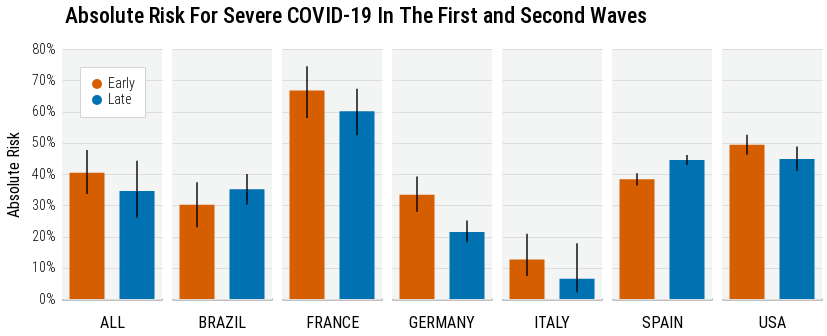

Source (notebook cell):
### Code cell
d = df.copy()

d = d[d.day == 0]

plot = alt.Chart(
    d
).mark_bar(
    size=35,
#     filled=True,
#     shape='diamond',
#     point=alt.OverlayMarkDef(filled=True, strokeWidth=4, opacity=0.7),
    opacity=1
).encode(
    x=alt.X("wave:N", title=None, axis=alt.Axis(labelAngle=0, tickCount=20, labels=False)),
    y=alt.Y("pp:Q", title='Absolute Risk', scale=alt.Scale(zero=False, clamp=True), axis=alt.Axis(labelAngle=0, tickCount=10, format='%')),
    color=alt.Color("wave:N", scale=alt.Scale(range=['#D45E00', '#0072B2']), title=None),
#     stroke=alt.Stroke("sig", scale=alt.Scale(domain=['p<0.05'], range=['black']), title='Significance')
).properties(
    width=100,
    height=250
)

guide = alt.Chart(
    pd.DataFrame({'baseline': [1, 1, 1, 1, 1, 1, 1], 'country': COUNTRY})
).mark_rule(color='gray', strokeDash=[3,3], opacity=0.5).encode(
    x=alt.X('baseline:Q')
)
    
tick = plot.mark_errorbar(
    opacity=0.7, color='black'
).encode(
    x=alt.X("wave:O", title='Days Since Admission'),
    y=alt.Y("ci_l:Q", title='Absolute Risk'),
    y2=alt.Y2("ci_u:Q"),
    stroke=alt.value('black'),
    strokeWidth=alt.value(2)
)

plot = (plot + tick).facet(
    # Bug aligning labels. https://github.com/altair-viz/altair/issues/1878
    column=alt.Column("country:N", header=alt.Header(title=None), sort=COUNTRY),
    # labelAngle=0, labelBaseline='middle', labelAnchor='middle', labelAlign='left', labelPadding=0, labelLineHeight=0
    spacing=10
).resolve_scale(color='shared')

plot = plot.properties(
    title={
        "text": [
            f"Absolute Risk For Severe COVID-19 In The First and Second Waves",
        ],
        "dx": 60,
#         "subtitle": [
#             get_visualization_subtitle(data_release=data_release, with_num_sites=False)
#         ],
        "subtitleColor": "gray",
    }
)

plot = apply_theme(
    plot,
    axis_y_title_font_size=16,
    title_anchor='start',
    legend_orient='top-left',
    legend_title_orient='top',
    axis_label_font_size=14,
    header_label_font_size=16,
    header_label_orient='bottom'
)

plot

### Figure 1 — Vega-Lite specification as saved in the notebook (floating-point values rounded to 4 significant figures)
{"config": {"view": {"continuousWidth": 400, "continuousHeight": 300, "fill": "#F3F5F5", "strokeWidth": 0}, "axis": {"domainColor": "black", "domainWidth": 1.5, "labelFontSize": 14, "labelFontWeight": 300, "labelLimit": 1000, "tickColor": "white", "titleFontSize": 16, "titleFontWeight": 400, "titlePadding": 10}, "axisX": {"labelAngle": 0}, "axisY": {"domain": false, "titleFontSize": 16}, "concat": {"spacing": 0}, "font": "Roboto Condensed", "header": {"labelFontSize": 16, "labelOrient": "bottom", "titleFontSize": 16, "titleFontWeight": "bold"}, "legend": {"cornerRadius": 0, "fillColor": "white", "gradientLength": 50, "labelFontSize": 14, "labelFontWeight": 300, "orient": "top-left", "padding": 10, "strokeColor": "lightgray", "symbolStrokeWidth": 2, "symbolType": "circle", "titleFontSize": 16, "titleFontWeight": 400, "titleOrient": "top"}, "point": {"size": 70}, "title": {"align": "left", "anchor": "start", "dy": -10, "fontSize": 22, "fontWeight": 500, "subtitleFontSize": 16, "subtitlePadding": 5}}, "data": {"name": "data-d77e1da600f30986aaa18aca4c6c9579"}, "facet": {"column": {"type": "nominal", "field": "country", "header": {"title": null}, "sort": ["ALL", "BRAZIL", "FRANCE", "GERMANY", "ITALY", "SPAIN", "USA"]}}, "spec": {"layer": [{"mark": {"type": "bar", "opacity": 1, "size": 35}, "encoding": {"color": {"type": "nominal", "field": "wave", "scale": {"range": ["#D45E00", "#0072B2"]}, "title": null}, "x": {"type": "nominal", "axis": {"labelAngle": 0, "labels": false, "tickCount": 20}, "field": "wave", "title": null}, "y": {"type": "quantitative", "axis": {"format": "%", "labelAngle": 0, "tickCount": 10}, "field": "pp", "scale": {"clamp": true, "zero": false}, "title": "Absolute Risk"}}, "height": 250, "width": 100}, {"mark": {"type": "errorbar", "color": "black", "opacity": 0.7}, "encoding": {"color": {"type": "nominal", "field": "wave", "scale": {"range": ["#D45E00", "#0072B2"]}, "title": null}, "stroke": {"value": "black"}, "strokeWidth": {"value": 2}, "x": {"type": "ordinal", "field": "wave", "title": "Days Since Admission"}, "y": {"type": "quantitative", "field": "ci_l", "title": "Absolute Risk"}, "y2": {"field": "ci_u"}}, "height": 250, "width": 100}]}, "resolve": {"scale": {"color": "shared"}}, "spacing": 10, "title": {"text": ["Absolute Risk For Severe COVID-19 In The First and Second Waves"], "dx": 60, "subtitleColor": "gray"}, "$schema": "https://vega.github.io/schema/vega-lite/v4.8.1.json", "datasets": {"data-d77e1da600f30986aaa18aca4c6c9579": [{"country": "ALL", "day": 0, "wave": "Early", "cohort": "dayX", "effect_size": "risk", "pp": 0.404, "se": 0.5375, "ci_l": 0.3356, "ci_u": 0.4764, "x": 15840.0, "n": 32450.0, "sig": "False", "e_l": -0.1334, "e_u": 0.9415}, {"country": "ALL", "day": 0, "wave": "Late", "cohort": "dayX", "effect_size": "risk", "pp": 0.3458, "se": 0.5517, "ci_l": 0.2603, "ci_u": 0.4426, "x": 19750.0, "n": 46660.0, "sig": "False", "e_l": -0.2059, "e_u": 0.8976}, {"country": "FRANCE", "day": 0, "wave": "Early", "cohort": "dayX", "effect_size": "risk", "pp": 0.6674, "se": 0.5478, "ci_l": 0.5794, "ci_u": 0.745, "x": 6373.0, "n": 10160.0, "sig": "False", "e_l": 0.1196, "e_u": 1.215}, {"country": "FRANCE", "day": 0, "wave": "Late", "cohort": "dayX", "effect_size": "risk", "pp": 0.6006, "se": 0.5397, "ci_l": 0.524, "ci_u": 0.6727, "x": 2853.0, "n": 5023.0, "sig": "False", "e_l": 0.06091, "e_u": 1.14}, {"country": "GERMANY", "day": 0, "wave": "Early", "cohort": "dayX", "effect_size": "risk", "pp": 0.3333, "se": 0.5324, "ci_l": 0.2794, "ci_u": 0.3921, "x": 89.0, "n": 267.0, "sig": "p<0.05", "e_l": -0.1991, "e_u": 0.8657}, {"country": "GERMANY", "day": 0, "wave": "Late", "cohort": "dayX", "effect_size": "risk", "pp": 0.2144, "se": 0.5263, "ci_l": 0.1817, "ci_u": 0.2512, "x": 115.0, "n": 537.0, "sig": "p<0.05", "e_l": -0.3119, "e_u": 0.7407}, {"country": "ITALY", "day": 0, "wave": "Early", "cohort": "dayX", "effect_size": "risk", "pp": 0.1262, "se": 0.5762, "ci_l": 0.07334, "ci_u": 0.2087, "x": 576.0, "n": 3352.0, "sig": "False", "e_l": -0.4499, "e_u": 0.7024}, {"country": "ITALY", "day": 0, "wave": "Late", "cohort": "dayX", "effect_size": "risk", "pp": 0.06502, "se": 0.6411, "ci_l": 0.02181, "ci_u": 0.1782, "x": 209.0, "n": 2416.0, "sig": "False", "e_l": -0.5761, "e_u": 0.7062}, {"country": "SPAIN", "day": 0, "wave": "Early", "cohort": "dayX", "effect_size": "risk", "pp": 0.3829, "se": 0.009987, "ci_l": 0.3633, "ci_u": 0.4024, "x": 907.0, "n": 2369.0, "sig": "False", "e_l": 0.3729, "e_u": 0.3928}, {"country": "SPAIN", "day": 0, "wave": "Late", "cohort": "dayX", "effect_size": "risk", "pp": 0.445, "se": 0.008137, "ci_l": 0.4291, "ci_u": 0.461, "x": 1660.0, "n": 3730.0, "sig": "False", "e_l": 0.4369, "e_u": 0.4532}, {"country": "USA", "day": 0, "wave": "Early", "cohort": "dayX", "effect_size": "risk", "pp": 0.4936, "se": 0.5162, "ci_l": 0.4618, "ci_u": 0.5253, "x": 7843.0, "n": 16150.0, "sig": "False", "e_l": -0.02265, "e_u": 1.01}, {"country": "USA", "day": 0, "wave": "Late", "cohort": "dayX", "effect_size": "risk", "pp": 0.4483, "se": 0.5203, "ci_l": 0.4094, "ci_u": 0.4878, "x": 14780.0, "n": 34590.0, "sig": "False", "e_l": -0.07196, "e_u": 0.9686}, {"country": "BRAZIL", "day": 0, "wave": "Early", "cohort": "dayX", "effect_size": "risk", "pp": 0.3013, "se": 0.03673, "ci_l": 0.2293, "ci_u": 0.3733, "x": 47.0, "n": 156.0, "sig": "False", "e_l": 0.2645, "e_u": 0.338}, {"country": "BRAZIL", "day": 0, "wave": "Late", "cohort": "dayX", "effect_size": "risk", "pp": 0.3514, "se": 0.02482, "ci_l": 0.3027, "ci_u": 0.4, "x": 130.0, "n": 370.0, "sig": "False", "e_l": 0.3265, "e_u": 0.3762}]}}
